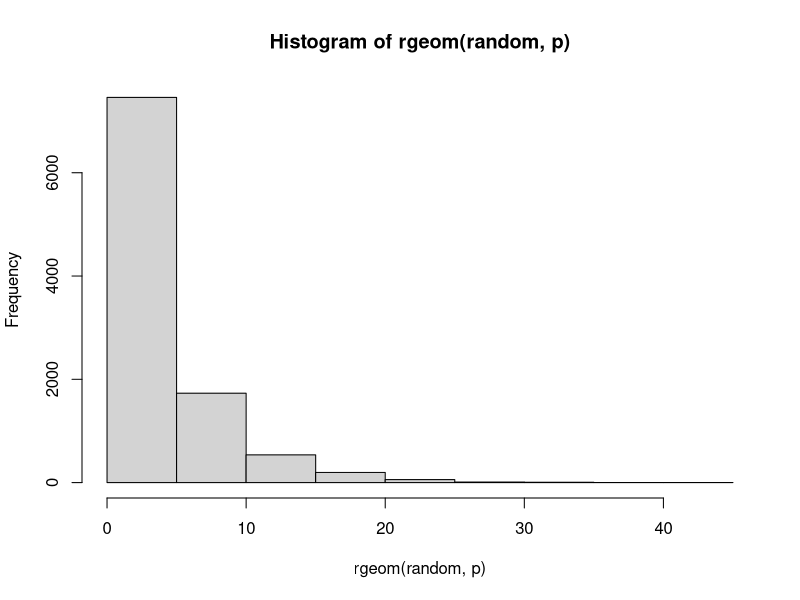
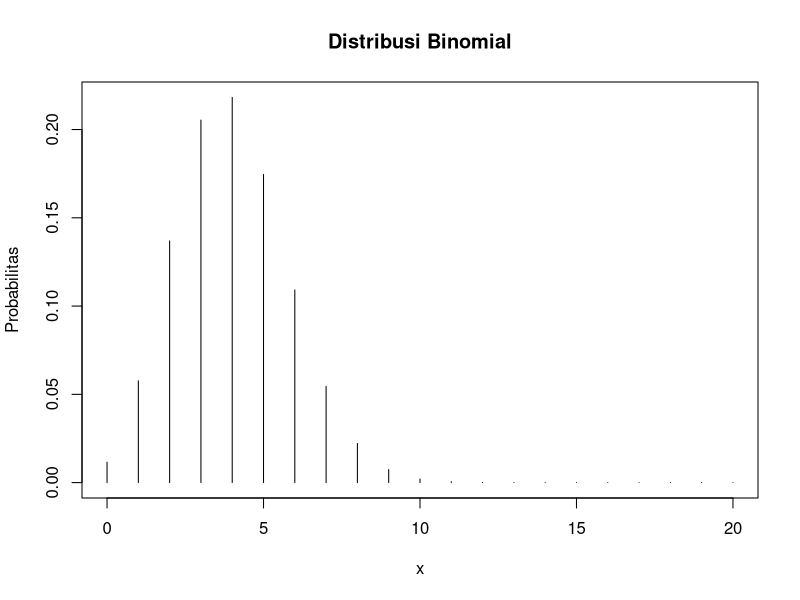
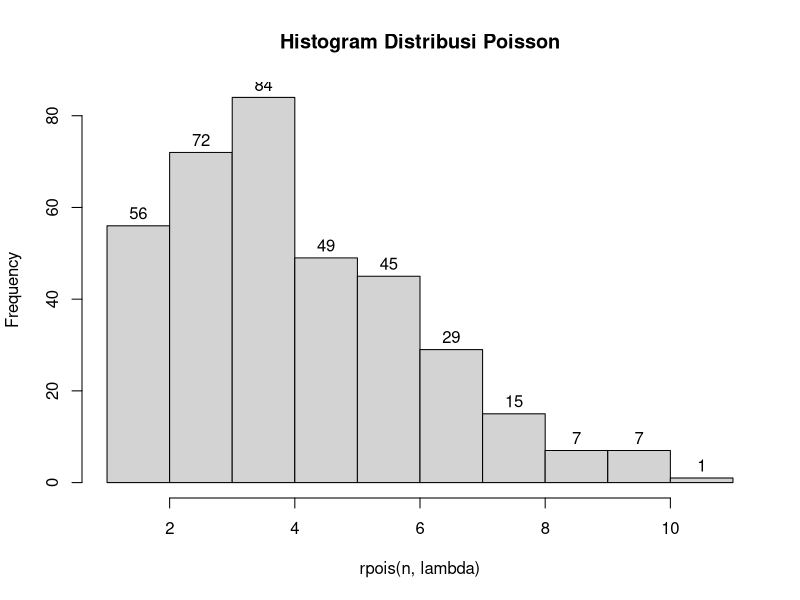
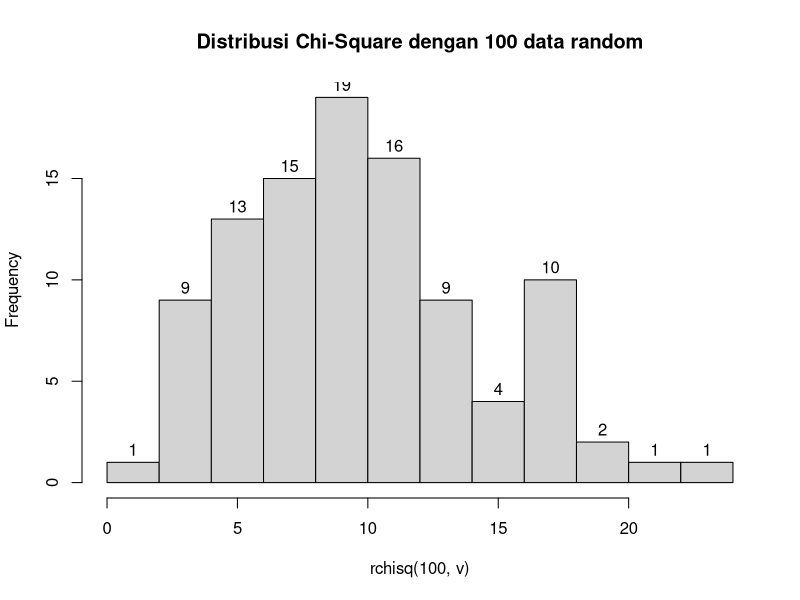
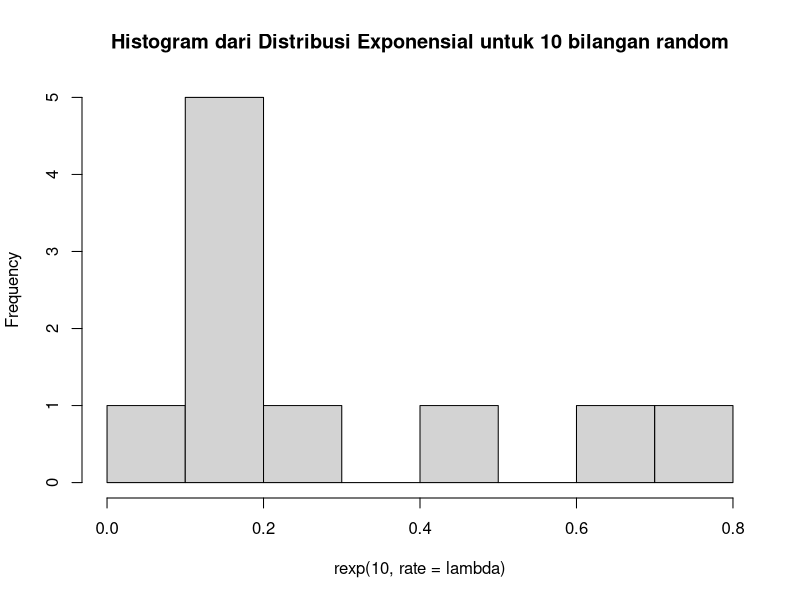
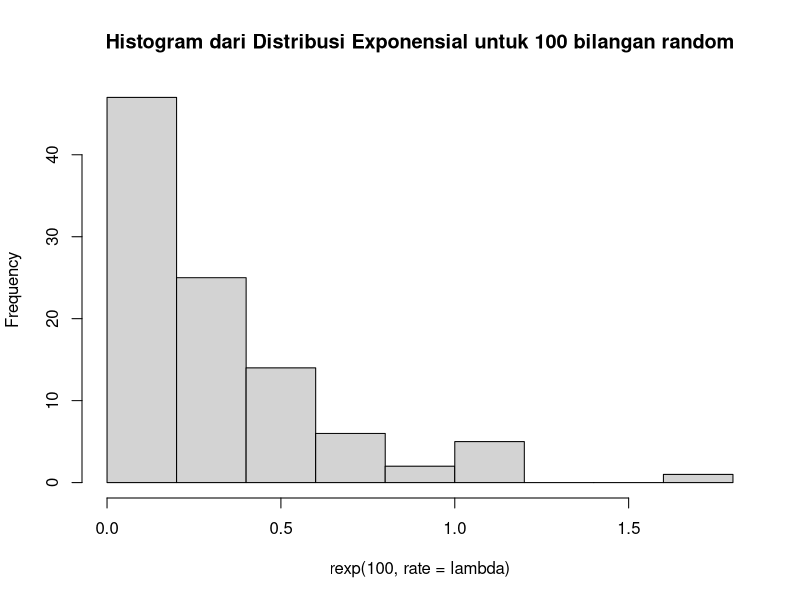
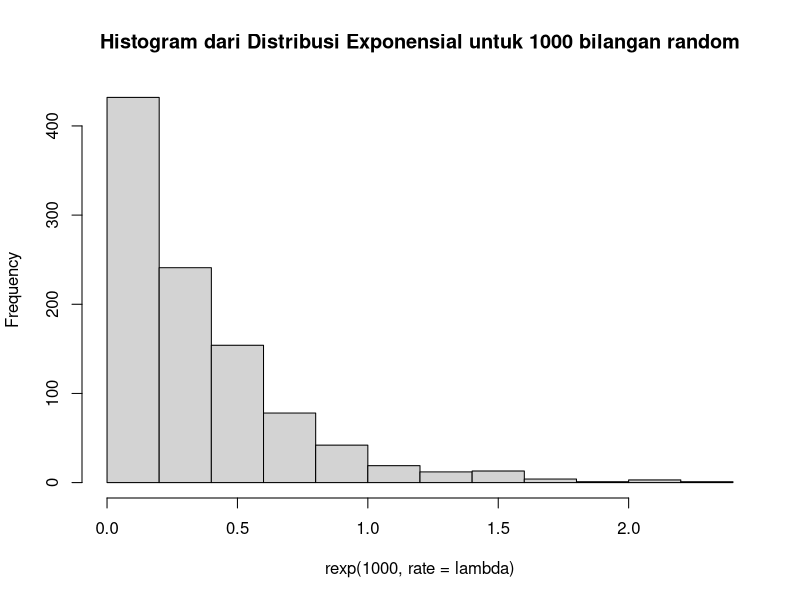
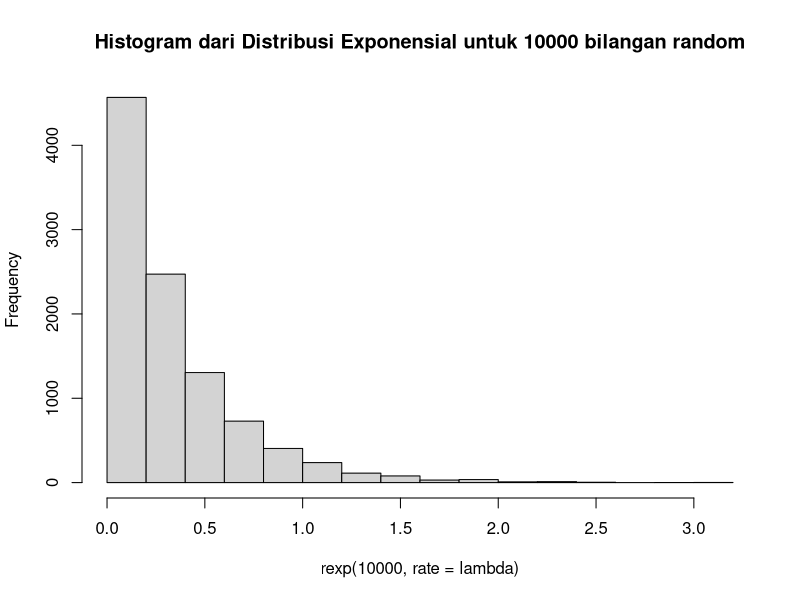

Source code (R) for these figures, in order: (Note: this script raises an error after producing the figures.)
#--1--

#a
x<-3
p<-0.20
paste("Hasil: ", dgeom(x-1,p))

#b
random<-10000
mean(rgeom(random,p)==3)

#c

#d
hist(rgeom(random, p))

#e
rataan=1/p
paste("Nilai Rataan(µ): ", rataan)
varian=(1-p)/p^2
paste("Nilai Varian(s²): ", varian)

#--2--

#a
n<-20
p<-0.2
x<-4
paste("Hasil: ", dbinom(x, n, p))

#b
x <- 0:20
plot(x,dbinom(x,n,p), type='h', main='Distribusi Binomial', ylab='Probabilitas')

#c
rataan=n*p
varian= n*p*(1-p)
paste("Nilai Rataan(µ): ", rataan)
paste("Nilai Varian(s²): ", varian)

#--3--

#a
x<-6
lambda<-4.5
paste("Hasil: ", dpois(x,lambda))

#b
set.seed(0)
n<-365
hist(rpois(n,lambda),main="Histogram Distribusi Poisson",labels=T)

#c

#d
rataan=varian=lambda
paste("Nilai Rataan(µ): ", rataan)
paste("Nilai Varian (s²): ", varian)

#--4--

#declared
x<-2
v<-10

#a
dchisq(x,v,ncp=0)

#b
hist(rchisq(100, v), main='Distribusi Chi-Square dengan 100 data random',labels=T)

#c
rataan=v
varian=2*v
paste("Nilai Rataan: ", rataan)
paste("Nilai Varian: ", varian)

#--5--

#a
n<-10
lambda<-3
paste("Hasil: ", rexp(n, rate=lambda))

#b
hist(rexp(10, rate = lambda), main = "Histogram dari Distribusi Exponensial untuk 10 bilangan random")
hist(rexp(100, rate = lambda), main = "Histogram dari Distribusi Exponensial untuk 100 bilangan random")
hist(rexp(1000, rate = lambda), main = "Histogram dari Distribusi Exponensial untuk 1000 bilangan random")
hist(rexp(10000, rate = lambda), main = "Histogram dari Distribusi Exponensial untuk 10000 bilangan random")

#c
n_c<-100
set.seed(1)
rataan = mean(rexp(n_c, rate = lambda))
varian = (sd(rexp(n_c, rate = lambda))) ^ 2
paste("Nilai Rataan(µ): ", rataan)
paste("Nilai Varian(s²): ", varian)

#--6--

#a
#bingung

#b
hist(z_s, breaks = 50, main="5025211247_Rafif_Probstat_A_DNhistogram")

#c
varian=sd*sd
paste("Nilai Varian: ", varian)